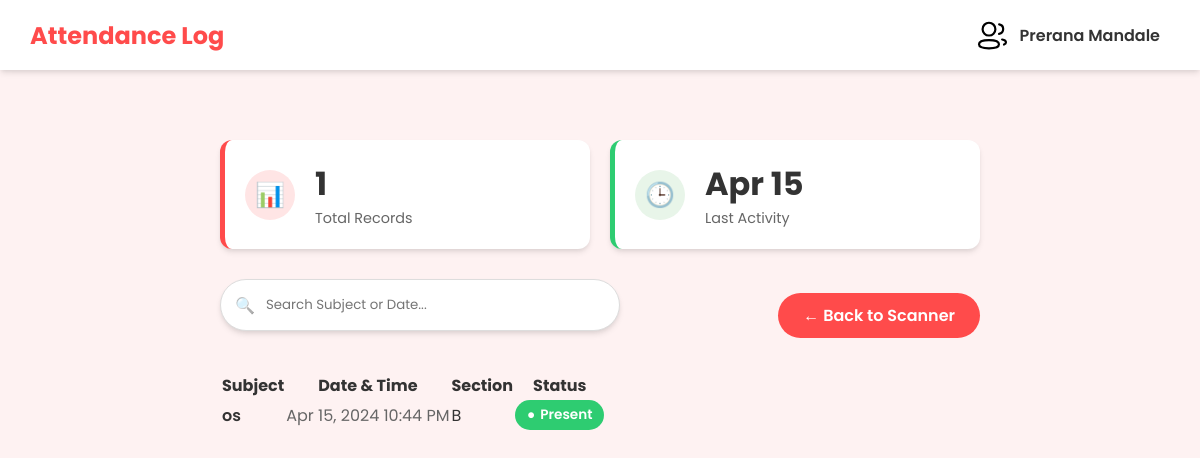
Page /student/history.php (signed in) on the committed database.
### tables this page shows
CREATE TABLE `attendance` (
  `id` int(11) NOT NULL,
  `s_id` int(11) NOT NULL,
  `s_name` varchar(50) NOT NULL,
  `subject` varchar(50) NOT NULL,
  `section` varchar(40) NOT NULL,
  `rollno` varchar(40) NOT NULL,
  `date` datetime NOT NULL
);

### student/history.php (the view, shortened to what this page needs)
<?php
$con = mysqli_connect("localhost", "root", "", "qr_ats");
$rollno = $_SESSION['rollno'];
$query = "SELECT * FROM attendance WHERE rollno='$rollno' ORDER BY date DESC";
$result = mysqli_query($con, $query);
$total_present = mysqli_num_rows($result);
$last_present = "N/A";
if($total_present > 0) {
    $first_row = mysqli_fetch_assoc($result);
    $dateObj = date_create($first_row["date"]);
    $last_present = date_format($dateObj, "M d");
    mysqli_data_seek($result, 0);
}
?>
<!DOCTYPE html>
<html lang="en">
<head>
  <link rel="stylesheet" href="student.css" />
</head>
<body>
    <?php $title = 'Attendance Log';
    include "../componets/header.php"; ?>
    <main>
        <div class="container">
            <div class="stats-container">
                <div class="stat-card">
                    <div class="stat-icon">📊</div>
                    <div class="stat-info">
                        <h3><?php echo $total_present; ?></h3>
                        <p>Total Records</p>
                    </div>
                </div>
                <div class="stat-card" style="border-left-color: #2ecc71;">
                    <div class="stat-icon" style="background: #e8f5e9; color: #2ecc71;">🕒</div>
                    <div class="stat-info">
                        <h3><?php echo $last_present; ?></h3>
                        <p>Last Activity</p>
                    </div>
                </div>
            </div>
            <div style="display: flex; justify-content: space-between; align-items: center; margin-bottom: 20px; flex-wrap: wrap; gap: 15px;">
                <div class="search-box">
                    <span class="search-icon">🔍</span>
                    <input type="text" id="searchInput" onkeyup="filterTable()" placeholder="Search Subject or Date...">
                </div>
                <a href="sc_qr.php" class="button_submit" style="width: auto; padding: 10px 25px; margin: 0; text-decoration: none; border-radius: 30px;">
                    &larr; Back to Scanner
                </a>
            </div>
            <div class="card" style="width: 100%; margin: 0; padding: 0; overflow: hidden; min-height: 400px;">
                <div style="overflow-x: auto;">
                    <table id="attendanceTable">
                        <thead>
                            <tr>
                                <th>Subject</th>
                                <th>Date & Time</th>
                                <th>Section</th>
                                <th>Status</th>
                            </tr>
                        </thead>
                        <tbody>
                        <?php
                            if($total_present > 0){
                                while($row = mysqli_fetch_assoc($result)){
                                    $dateObj = date_create($row["date"]);
                                    $formattedDate = date_format($dateObj, "M d, Y h:i A");
                                    $status = isset($row['status']) ? $row['status'] : 'Present';
                                    $badgeClass = 'success';
                                    $icon = '●';
                                    echo "<tr>
                                        <td style='font-weight:600; color: var(--text-color);'>".htmlspecialchars($row["subject"])."</td>
                                        <td style='color: #666;'>".$formattedDate."</td>
                                        <td>".htmlspecialchars($row["section"])."</td>
                                        <td>
                                            <span class='badge $badgeClass'>
                                                <span>$icon</span> $status
                                            </span>
                                        </td>
                                    </tr>";
                                }
                            } else {
                                echo "<tr><td colspan='4' style='text-align:center; padding: 50px; color: #999;'>
                                    <div style='font-size: 3rem; margin-bottom: 10px;'>📂</div>
                                    No attendance records found yet.
                                </td></tr>";
                            }
                        ?>
                        </tbody>
                    </table>
                </div>
            </div>
        </div>
    </main>
</body>
</html>

### student/student.css (style rules this page uses)
:root { --primary-color: #ff4b4b; --primary-dark: #d43f3f; --bg-color: #fef2f2; --text-color: #333; --white: #ffffff; --shadow: 0 4px 6px -1px rgba(0, 0, 0, 0.1), 0 2px 4px -1px rgba(0, 0, 0, 0.06); --radius: 12px; --success: #2ecc71; --warning: #f1c40f; --danger: #e74c3c; }
* { margin: 0; padding: 0; box-sizing: border-box; font-family: "Poppins", sans-serif; }
body { background-color: var(--bg-color); color: var(--text-color); min-height: 100vh; display: flex; flex-direction: column; }
main { width: 100%; max-width: 1200px; margin: 0 auto; padding: 20px; display: flex; flex-wrap: wrap; justify-content: center; align-items: flex-start; min-height: 100vh; }
.button_submit { width: 100%; padding: 15px; background-color: var(--primary-color); color: var(--white); border: none; border-radius: 8px; font-size: 1rem; font-weight: 600; cursor: pointer; transition: background-color 0.3s, transform 0.2s; margin-top: 10px; }
.container { width: 100%; max-width: 800px; margin-top: 100px; padding: 20px; }

### student/history.php (style rules this page uses)
.stats-container { display: grid; grid-template-columns: repeat(auto-fit, minmax(200px, 1fr)); gap: 20px; margin-bottom: 30px; width: 100%; }
.stat-card { background: white; padding: 20px; border-radius: var(--radius); box-shadow: var(--shadow); display: flex; align-items: center; gap: 20px; border-left: 5px solid var(--primary-color); transition: transform 0.2s; }
.stat-icon { width: 50px; height: 50px; background: #ffe5e5; border-radius: 50%; display: flex; align-items: center; justify-content: center; font-size: 1.5rem; color: var(--primary-color); }
.stat-info h3 { font-size: 2rem; margin: 0; color: var(--text-color); }
.stat-info p { color: #666; font-size: 0.9rem; margin: 0; }
.search-box { position: relative; width: 100%; max-width: 400px; margin-bottom: 20px; }
.search-box input { width: 100%; padding: 15px 15px 15px 45px; border-radius: 30px; border: 1px solid #ddd; outline: none; transition: all 0.3s; box-shadow: var(--shadow); }
.search-icon { position: absolute; left: 15px; top: 50%; transform: translateY(-50%); opacity: 0.5; }
tr { transition: background 0.2s; }
.badge { padding: 5px 12px; border-radius: 20px; font-weight: 600; font-size: 0.85rem; display: inline-flex; align-items: center; gap: 5px; color: white; }
.badge.success { background-color: #2ecc71; }
tbody tr { animation: fadeIn 0.3s ease-in-out; }

### rows in the picture
attendance: date "Apr 15", subject "os", date "Apr 15, 2024 10:44 PM", section "B", icon "●", status "Present"

### other values in the picture
$title "Attendance Log"
$username "Prerana Mandale"
$total_present "1"
